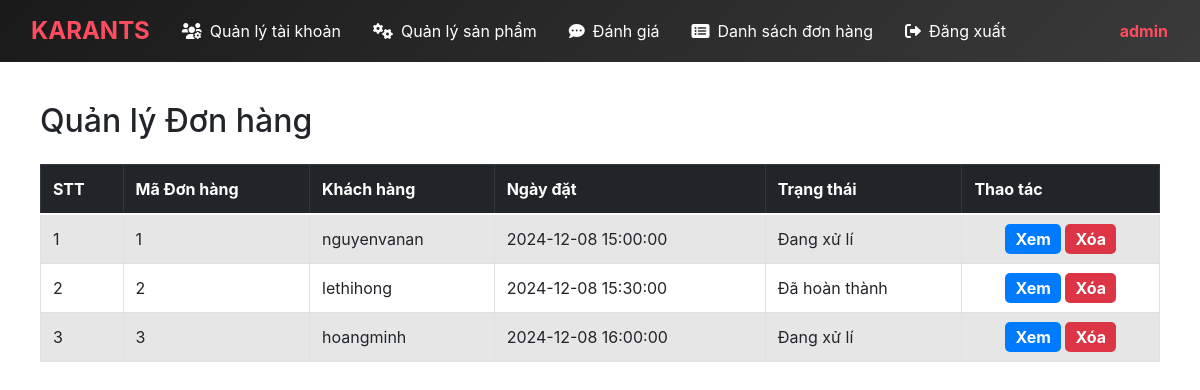
The page /admin/orders.php on the database its author committed.
### tables this page shows
CREATE TABLE `orders` (
  `order_id` INT(11) NOT NULL AUTO_INCREMENT,   
  `customer_id` INT(11) NOT NULL,
  `order_date` DATETIME NOT NULL,
  `status` VARCHAR(50) NOT NULL DEFAULT 'Đang xử lí',
  `total_price` INT(11) NOT NULL DEFAULT 0,
  PRIMARY KEY (`order_id`),
  FOREIGN KEY (`customer_id`) REFERENCES `users`(`user_id`) ON DELETE CASCADE   
);

CREATE TABLE `users` (
  `user_id` INT(11) NOT NULL AUTO_INCREMENT, 
  `username` VARCHAR(50) NOT NULL,
  `email` VARCHAR(100) NOT NULL,
  `password` VARCHAR(255) NOT NULL,
  `name` VARCHAR(100) NOT NULL,
  `address` TEXT NOT NULL,
  PRIMARY KEY (`user_id`)
);

### admin/orders.php (the view, shortened to what this page needs)
<!DOCTYPE html>
<html lang="en">
<head>
    <link href="https://cdn.jsdelivr.net/npm/bootstrap@5.0.2/dist/css/bootstrap.min.css" rel="stylesheet">
</head>
<body>
    <?php include "layouts/appbar.php"; ?>
    <div class="table-container">
        <h2 class="mb-4">Quản lý Đơn hàng</h2>
        <table class="table table-bordered table-striped align-middle">
            <thead class="table-dark">
                <tr>
                    <th scope="col">STT</th>
                    <th scope="col">Mã Đơn hàng</th>
                    <th scope="col">Khách hàng</th>
                    <th scope="col">Ngày đặt</th>
                    <th scope="col">Trạng thái</th>
                    <th scope="col">Thao tác</th>
                </tr>
            </thead>
            <tbody>
            <?php
            require_once("services/connect_db.php");
            $query = "
                SELECT
                    orders.order_id AS order_id,
                    orders.customer_id,
                    orders.order_date,
                    orders.status,
                    users.username AS customer_name
                FROM orders
                JOIN users ON orders.customer_id = users.user_id
            ";
            $result = mysqli_query($connect, $query);
            $index = 1;
            while ($order = mysqli_fetch_assoc($result)) {
                echo '
                <tr>
                    <td>' . $index++ . '</td>
                    <td>' . htmlspecialchars($order['order_id']) . '</td>
                    <td>' . htmlspecialchars($order['customer_name']) . '</td>
                    <td>' . htmlspecialchars($order['order_date']) . '</td>
                    <td>' . htmlspecialchars($order['status']) . '</td>
                    <td class="text-center">
                        <a href="view_order.php?id=' . $order['order_id'] . '" class="action-btn btn-view">Xem</a>
                        <a href="delete_order.php?id=' . $order['order_id'] . '" class="action-btn btn-delete">Xóa</a>
                    </td>
                </tr>';
            }
            ?>
            </tbody>
        </table>
    </div>
</body>
</html>

### admin/orders.php (style rules this page uses)
.table-container { padding: 40px; }
.action-btn { color: #fff; font-weight: bold; text-decoration: none; padding: 5px 10px; border-radius: 5px; }
.btn-delete { background-color: #dc3545; }
.btn-view { background-color: #007bff; }

### rows shown on the page
orders: order_id "1", customer.username "nguyenvanan", order_date "2024-12-08 15:00:00", status "Đang xử lí"
orders: order_id "2", customer.username "lethihong", order_date "2024-12-08 15:30:00", status "Đã hoàn thành"
orders: order_id "3", customer.username "hoangminh", order_date "2024-12-08 16:00:00", status "Đang xử lí"
